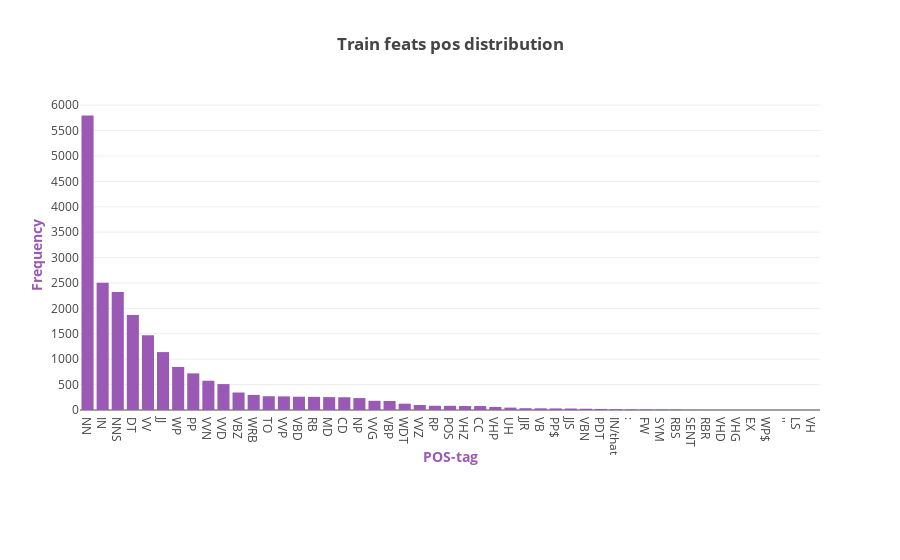

Write notebook code for a chart like this one.
### Code cell
X_axis = []
Y_axis = []
sorted_dict = sorted(pos_count_dictionary.items(), key=itemgetter(1), reverse=True)

for pos, pos_count in sorted_dict:
    if pos_count > 0:
        X_axis.append(pos)
        Y_axis.append(pos_count)

assert(len(X_axis) == len(Y_axis)) 

plotly.offline.iplot({
    "data": [Bar(orientation = "v",
                 x = X_axis,
                 y = Y_axis,
                 marker = dict(color = "#9b59b6"))],
    "layout": Layout(title="<b>Train feats pos distribution</b>", 
                     xaxis=dict(title='<b>POS-tag</b>', titlefont=dict(color='#9b59b6')),
                     yaxis=dict(title='<b>Frequency</b>', dtick = 500, titlefont=dict(color='#9b59b6')),
                     margin=Margin(b=150)
                    )
})

### Figure 1 — Plotly figure (JSON) as saved in the notebook; plotly's stock layout.template omitted (floating-point values rounded to 4 significant figures)
{"data": [{"marker": {"color": "#9b59b6"}, "orientation": "v", "type": "bar", "x": ["NN", "IN", "NNS", "DT", "VV", "JJ", "WP", "PP", "VVN", "VVD", "VBZ", "WRB", "TO", "VVP", "VBD", "RB", "MD", "CD", "NP", "VVG", "VBP", "WDT", "VVZ", "RP", "POS", "VHZ", "CC", "VHP", "UH", "JJR", "VB", "PP$", "JJS", "VBN", "PDT", "IN/that", ":", "FW", "SYM", "RBS", "SENT", "RBR", "VHD", "VHG", "EX", "WP$", "''", "LS", "VH"], "y": [5796, 2502, 2322, 1871, 1472, 1140, 847, 721, 576, 510, 344, 297, 271, 268, 261, 259, 254, 251, 235, 181, 177, 124, 98, 83, 82, 78, 78, 60, 47, 35, 33, 31, 29, 25, 21, 17, 12, 12, 10, 8, 3, 2, 2, 2, 2, 1, 1, 1, 1]}], "layout": {"margin": {"b": 150}, "title": "<b>Train feats pos distribution</b>", "xaxis": {"title": "<b>POS-tag</b>", "titlefont": {"color": "#9b59b6"}}, "yaxis": {"dtick": 500, "title": "<b>Frequency</b>", "titlefont": {"color": "#9b59b6"}}}}
